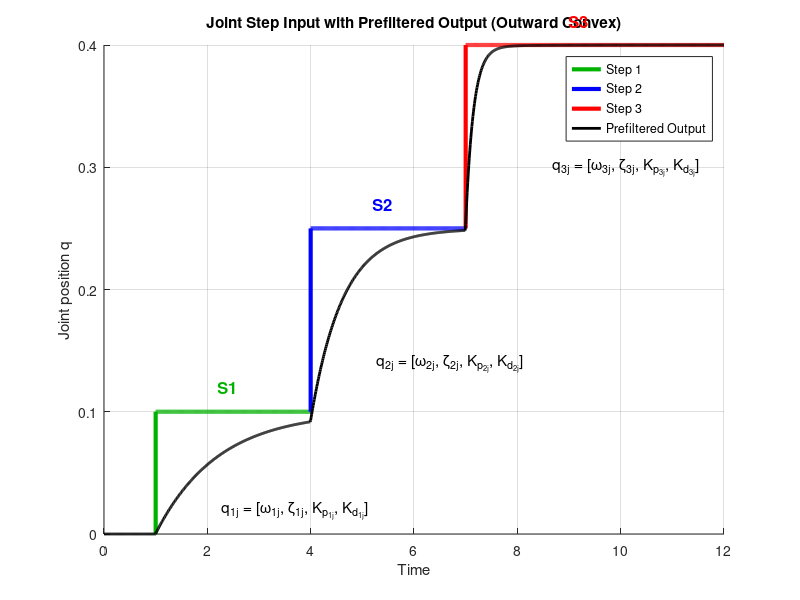

Recreate this plot in MATLAB.


clc;
clear;
close all;

%% Time
dt = 0.01;
t = 0:dt:12;

%% Step levels
s1 = 0.1;
s2 = 0.25;
s3 = 0.4;

%% Step input
u = zeros(size(t));
u(t>=1) = s1;
u(t>=4) = s2;
u(t>=7) = s3;

%% Different filters for each step
tau1 = 1.2;   % slow
tau2 = 0.6;   % medium
tau3 = 0.15;  % fast -> outward convex

sys1 = tf(1,[tau1 1]);
sys2 = tf(1,[tau2 1]);
sys3 = tf(1,[tau3 1]);

%% Create signals for each step
u1 = zeros(size(t));
u2 = zeros(size(t));
u3 = zeros(size(t));

u1(t>=1) = s1;
u2(t>=4) = s2 - s1;
u3(t>=7) = s3 - s2;

%% Filter each step separately
y1 = lsim(sys1,u1,t);
y2 = lsim(sys2,u2,t);
y3 = lsim(sys3,u3,t);

%% Total output
y = y1 + y2 + y3;

%% Colored step segments with rising edges
u_plot1 = nan(size(t));
u_plot2 = nan(size(t));
u_plot3 = nan(size(t));

% Step 1
u_plot1(t>=1 & t<4) = s1;
u_plot1(t>=1-dt & t<1) = 0;

% Step 2
u_plot2(t>=4 & t<7) = s2;
u_plot2(t>=4-dt & t<4) = s1;

% Step 3
u_plot3(t>=7) = s3;
u_plot3(t>=7-dt & t<7) = s2;

%% Plot
figure
hold on
grid on

stairs(t,u_plot1,'LineWidth',3,'Color',[0 0.7 0]) % Step 1
stairs(t,u_plot2,'LineWidth',3,'Color',[0 0 1])   % Step 2
stairs(t,u_plot3,'LineWidth',3,'Color',[1 0 0])   % Step 3

plot(t,y,'k','LineWidth',2) % filtered output

xlabel('Time')
ylabel('Joint position q')
title('Joint Step Input with Prefiltered Output (Outward Convex)')

legend('Step 1','Step 2','Step 3','Prefiltered Output')

%% Step labels
text(2.2, s1 + 0.02, 'S1', 'FontSize', 12, 'FontWeight','bold','Color',[0 0.7 0]);
text(5.2, s2 + 0.02, 'S2', 'FontSize', 12, 'FontWeight','bold','Color',[0 0 1]);
text(9,   s3 + 0.02, 'S3', 'FontSize', 12, 'FontWeight','bold','Color',[1 0 0]);

%% Segment descriptions

text(2.2,0.02,...
{' q_{1j} = [\omega_{1j}, \zeta_{1j}, K_{p_{1j}}, K_{d_{1j}}]'},...
'Interpreter','tex','FontSize',11)

text(5.2,0.14,...
{' q_{2j} = [\omega_{2j}, \zeta_{2j}, K_{p_{2j}}, K_{d_{2j}}]'},...
'Interpreter','tex','FontSize',11)

text(8.6,0.30,...
{' q_{3j} = [\omega_{3j}, \zeta_{3j}, K_{p_{3j}}, K_{d_{3j}}]'},...
'Interpreter','tex','FontSize',11)

% clc;
% clear;
% close all;
% 
% %% Time
% dt = 0.01;
% t = 0:dt:12;
% 
% %% Step levels
% s1 = 0.1;
% s2 = 0.25;
% s3 = 0.4;
% 
% %% Step input
% u = zeros(size(t));
% u(t>=1) = s1;
% u(t>=4) = s2;
% u(t>=7) = s3;
% 
% %% Different filters for each step
% tau1 = 1.2;   % slow
% tau2 = 0.6;   % medium
% tau3 = 0.15;  % fast -> outward convex
% 
% sys1 = tf(1,[tau1 1]);
% sys2 = tf(1,[tau2 1]);
% sys3 = tf(1,[tau3 1]);
% 
% %% Create signals for each step
% u1 = zeros(size(t));
% u2 = zeros(size(t));
% u3 = zeros(size(t));
% 
% u1(t>=1) = s1;
% u2(t>=4) = s2 - s1;
% u3(t>=7) = s3 - s2;
% 
% %% Filter each step separately
% y1 = lsim(sys1,u1,t);
% y2 = lsim(sys2,u2,t);
% y3 = lsim(sys3,u3,t);
% 
% %% Total output
% y = y1 + y2 + y3;
% 
% %% Colored step segments with rising edges
% u_plot1 = nan(size(t));
% u_plot2 = nan(size(t));
% u_plot3 = nan(size(t));
% 
% % Step 1
% u_plot1(t>=1 & t<4) = s1;
% u_plot1(t>=1-dt & t<1) = 0;
% 
% % Step 2
% u_plot2(t>=4 & t<7) = s2;
% u_plot2(t>=4-dt & t<4) = s1;
% 
% % Step 3
% u_plot3(t>=7) = s3;
% u_plot3(t>=7-dt & t<7) = s2;
% 
% %% Plot
% figure
% hold on
% grid on
% 
% stairs(t,u_plot1,'LineWidth',3,'Color',[0 0.7 0]) % Step 1
% stairs(t,u_plot2,'LineWidth',3,'Color',[0 0 1])   % Step 2
% stairs(t,u_plot3,'LineWidth',3,'Color',[1 0 0])   % Step 3
% 
% plot(t,y,'k','LineWidth',2) % filtered output
% 
% xlabel('Time')
% ylabel('Joint position q')
% title('Joint Step Input with Prefiltered Output (Outward Convex)')
% 
% legend('Step 1','Step 2','Step 3','Prefiltered Output')
% 
% %% Add text labels for each step
% text(2.2, s1 + 0.02, 'S1', 'FontSize', 12, 'FontWeight', 'bold', 'Color', [0 0.7 0]);
% text(5.2, s2 + 0.02, 'S2', 'FontSize', 12, 'FontWeight', 'bold', 'Color', [0 0 1]);
% text(9, s3 + 0.02, 'S3', 'FontSize', 12, 'FontWeight', 'bold', 'Color', [1 0 0]);
% % clc;
% % clear;
% % close all;
% % 
% % %% Time
% % dt = 0.01;
% % t = 0:dt:12;
% % 
% % %% Step levels
% % s1 = 0.1;
% % s2 = 0.25;
% % s3 = 0.4;
% % 
% % %% Step input (for simulation)
% % u = zeros(size(t));
% % u(t>=1) = s1;
% % u(t>=4) = s2;
% % u(t>=7) = s3;
% % 
% % %% Different filters for each step
% % tau1 = 1.2;   % slow
% % tau2 = 0.6;   % medium
% % tau3 = 0.25;  % fast
% % 
% % sys1 = tf(1,[tau1 1]);
% % sys2 = tf(1,[tau2 1]);
% % sys3 = tf(1,[tau3 1]);
% % 
% % %% Create signals for each step
% % u1 = zeros(size(t));
% % u2 = zeros(size(t));
% % u3 = zeros(size(t));
% % 
% % u1(t>=1) = s1;
% % u2(t>=4) = s2 - s1;
% % u3(t>=7) = s3 - s2;
% % 
% % %% Filter each step separately
% % y1 = lsim(sys1,u1,t);
% % y2 = lsim(sys2,u2,t);
% % y3 = lsim(sys3,u3,t);
% % 
% % %% Total output
% % y = y1 + y2 + y3;
% % 
% % %% Create colored step segments with rising edges
% % u_plot1 = nan(size(t));
% % u_plot2 = nan(size(t));
% % u_plot3 = nan(size(t));
% % 
% % % Step 1
% % u_plot1(t>=1 & t<4) = s1;
% % u_plot1(t>=1-dt & t<1) = 0;
% % 
% % % Step 2
% % u_plot2(t>=4 & t<7) = s2;
% % u_plot2(t>=4-dt & t<4) = s1;
% % 
% % % Step 3
% % u_plot3(t>=7) = s3;
% % u_plot3(t>=7-dt & t<7) = s2;
% % 
% % %% Plot
% % figure
% % hold on
% % grid on
% % 
% % stairs(t,u_plot1,'LineWidth',3,'Color',[0 0.7 0]) % green
% % stairs(t,u_plot2,'LineWidth',3,'Color',[0 0 1])   % blue
% % stairs(t,u_plot3,'LineWidth',3,'Color',[1 0 0])   % red
% % 
% % plot(t,y,'k','LineWidth',2)
% % 
% % xlabel('Time')
% % ylabel('Joint position q')
% % title('Joint Step Input with Different Prefilter Segments')
% % 
% % legend('Step 1','Step 2','Step 3','Prefiltered Output')
